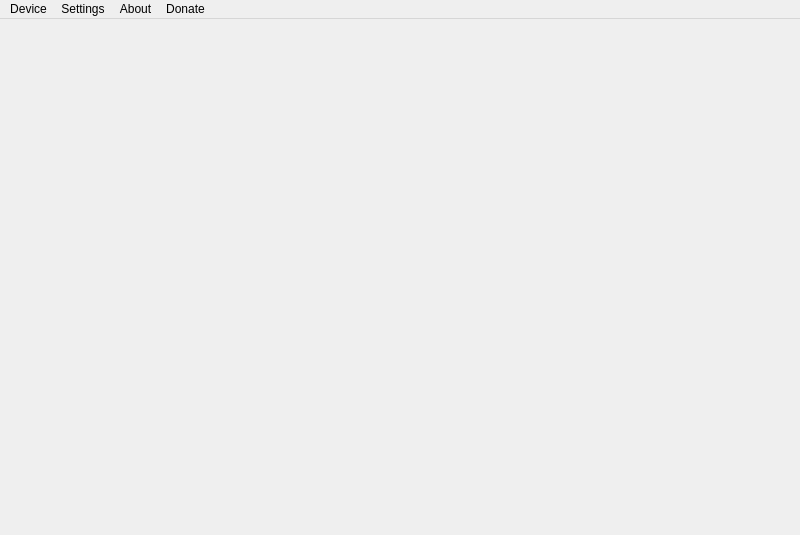
<?xml version="1.0" encoding="UTF-8"?>
<ui version="4.0">
 <class>MainWindow</class>
 <widget class="QMainWindow" name="MainWindow">
  <property name="geometry">
   <rect>
    <x>0</x>
    <y>0</y>
    <width>800</width>
    <height>535</height>
   </rect>
  </property>
  <property name="minimumSize">
   <size>
    <width>800</width>
    <height>535</height>
   </size>
  </property>
  <property name="maximumSize">
   <size>
    <width>800</width>
    <height>535</height>
   </size>
  </property>
  <property name="windowTitle">
   <string>OpenMic Server</string>
  </property>
  <widget class="QWidget" name="centralwidget">
   <widget class="QLabel" name="bg">
    <property name="geometry">
     <rect>
      <x>0</x>
      <y>10</y>
      <width>800</width>
      <height>495</height>
     </rect>
    </property>
    <property name="text">
     <string/>
    </property>
    <property name="pixmap">
     <pixmap resource="../../res/app_resources.qrc">:/images/main_bg.png</pixmap>
    </property>
    <property name="scaledContents">
     <bool>true</bool>
    </property>
   </widget>
  </widget>
  <widget class="QMenuBar" name="menubar">
   <property name="geometry">
    <rect>
     <x>0</x>
     <y>0</y>
     <width>800</width>
     <height>20</height>
    </rect>
   </property>
   <widget class="QMenu" name="menuDevice">
    <property name="title">
     <string>Device</string>
    </property>
    <addaction name="actionConnect"/>
    <addaction name="actionDisconnect"/>
    <addaction name="separator"/>
    <addaction name="actionExit"/>
   </widget>
   <widget class="QMenu" name="menuSettings">
    <property name="title">
     <string>Settings</string>
    </property>
    <addaction name="actionAudio"/>
    <addaction name="actionDevices"/>
    <addaction name="actionNetwork"/>
    <addaction name="actionSystem"/>
   </widget>
   <widget class="QMenu" name="menuAbout">
    <property name="title">
     <string>About</string>
    </property>
    <addaction name="actionFAQ"/>
    <addaction name="actionWebsite"/>
    <addaction name="separator"/>
    <addaction name="actionAbout"/>
   </widget>
   <widget class="QMenu" name="menuDonate">
    <property name="title">
     <string>Donate</string>
    </property>
    <addaction name="actionTo_Author"/>
   </widget>
   <addaction name="menuDevice"/>
   <addaction name="menuSettings"/>
   <addaction name="menuAbout"/>
   <addaction name="menuDonate"/>
  </widget>
  <widget class="QStatusBar" name="statusbar">
   <property name="sizeGripEnabled">
    <bool>false</bool>
   </property>
  </widget>
  <action name="actionConnect">
   <property name="text">
    <string>Connect</string>
   </property>
  </action>
  <action name="actionDisconnect">
   <property name="text">
    <string>Disconnect</string>
   </property>
  </action>
  <action name="actionExit">
   <property name="text">
    <string>Exit</string>
   </property>
  </action>
  <action name="actionAudio">
   <property name="text">
    <string>Audio</string>
   </property>
  </action>
  <action name="actionNetwork">
   <property name="text">
    <string>Network</string>
   </property>
  </action>
  <action name="actionSystem">
   <property name="text">
    <string>System</string>
   </property>
  </action>
  <action name="actionDevices">
   <property name="text">
    <string>Devices</string>
   </property>
  </action>
  <action name="actionDonate">
   <property name="text">
    <string>Donate</string>
   </property>
  </action>
  <action name="actionTo_Author">
   <property name="text">
    <string>To Author</string>
   </property>
  </action>
  <action name="actionFAQ">
   <property name="text">
    <string>FAQ</string>
   </property>
  </action>
  <action name="actionWebsite">
   <property name="text">
    <string>Website</string>
   </property>
  </action>
  <action name="actionAbout">
   <property name="text">
    <string>About</string>
   </property>
  </action>
 </widget>
 <resources>
  <include location="../../res/app_resources.qrc"/>
 </resources>
 <connections/>
</ui>
